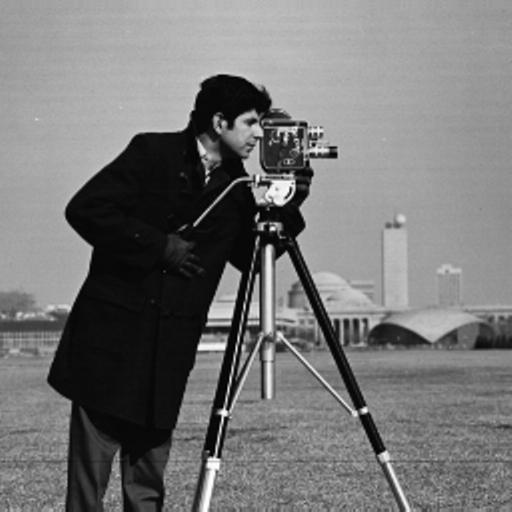
#> input picture camera.jpg, 512 x 512 px
$ jupyter execute --allow-errors '3 - Image Segmentation.ipynb'   (shell and % lines are left out)   (older library calls are emulated)
#> lines starting #> are read from the running program, lines starting #| are printed output that depends on the picture; after the words box and inside, x2 and y2 are one past the last pixel; in counts of white or black regions, pixels touching at a corner belong together; long printed decimals are rounded
# Image Segmentation

The main objectives of this module are:

* Use & compare different methods of segmentation:
    * Histogram-based
    * Texture-based
    * Region growing
* Detect objects and extract object features.
* Understand corner detection and basic object recognition

## 1. Histogram segmentation

In histogram segmentation, we make the hypothesis that the histogram is composed of distinct separable distributions, and we try to find the best threshold to separate those distributions.

The code below uses a default threshold of 127 to segment the image. Modify it to:

1. Create a function to compute the optimal threshold for an 8 bit image. Apply on the cameraman image.
1. Compute the Otsu threshold for an 8-bit image, by optimizing within variance or inter-class variance for each possible theshold *t*. See [here](http://nbviewer.jupyter.org/github/odebeir/info-h-500-501/blob/ver_2016-2017/04-Image%20segmentation/01-Histogram%20based%20image%20segmentation.ipynb) how to compute the Otsu threshold.

[cell 1]
import numpy as np
import matplotlib.pyplot as plt
from matplotlib import cm
from skimage.io import imread, imshow
from skimage.morphology import opening, closing, disk

def manual_threshold(im, T):
    return im>T

def optimal_threshold(im, T0):
    # Get histogram
    h, bins = np.histogram(im, range(257))

    # Divise distribution
    p1 = h[:T0]
    p2 = h[T0:]

    # Compute centroids

    c1 = (p1*np.arange(0, T0)).sum()/p1.sum()
    c2 = (p2*np.arange(T0, len(h))).sum()/p2.sum()

    # New threshold
    TX = int(round((c1+c2)/2))
    print(f'Centroid 1 = {c1}, centroid 2 = {c2}, new threshold = {TX}')
    if TX==T0:
        return TX
    else:
        return optimal_threshold(im, TX)

im = imread('camera.jpg')
#> im is the input picture: shape (512, 512); min 0, max 255, mean 118.3

print('OPTIMAL THRESHOLDING')


Topt = optimal_threshold(im, 127)
#> in optimal_threshold, `h, bins = np.histogram(im, range(257))`: h = 256 values, max 6107 at index 13, min 4 at index 254, mean 1024; bins = 257 values from 0 to 256
#> in optimal_threshold, `p1 = h[:T0]`: p1 = 127 values, max 6107 at index 13, min 90 at index 1, mean 832.8
#> in optimal_threshold, `p2 = h[T0:]`: p2 = 129 values, max 4884 at index 35, min 4 at index 127, mean 1212.3
#> in optimal_threshold, `c1 = (p1*np.arange(0, T0)).sum()/p1.sum()`: c1 = 53.96
#> in optimal_threshold, `c2 = (p2*np.arange(T0, len(h))).sum()/p2.sum()`: c2 = 161.9
#> in optimal_threshold, `TX = int(round((c1+c2)/2))`: TX = 108
#| Centroid 1 = 53.961, centroid 2 = 161.851, new threshold = 108
#| Centroid 1 = 33.937, centroid 2 = 155.734, new threshold = 95
#| Centroid 1 = 25.473, centroid 2 = 153.209, new threshold = 89
#| Centroid 1 = 23.449, centroid 2 = 152.532, new threshold = 88
#| Centroid 1 = 23.158, centroid 2 = 152.428, new threshold = 88
#> Topt = 88
print(Topt)
#| 88

optmask = im>Topt
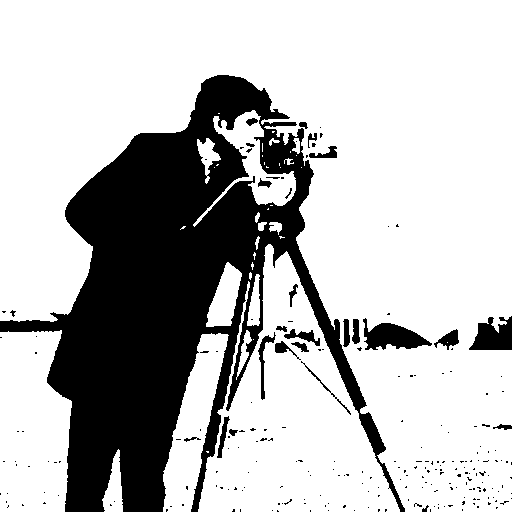
#> optmask: shape (512, 512) bool; 73.5% white; 229 black regions (204 under 20 px), largest, box (x1, y1, x2, y2) and area: (0, 75, 405, 512) 64182, (363, 318, 432, 350) 1205, (469, 316, 512, 350) 1012
optmask = closing(opening(optmask, disk(5)), disk(5))

maskedim = im.copy()
maskedim[optmask==False] = 0

plt.figure()
plt.subplot(1,2,1)
plt.imshow(im, cmap = plt.cm.gray)
plt.subplot(1,2,2)
plt.imshow(maskedim, cmap = plt.cm.gray)
plt.show()

print('OTSU THRESHOLDING')
def otsu_threshold(im):
    # Generate probability histogram
    h, bins = np.histogram(im.flatten(), range(257))
#> bins = 257 values from 0 to 256
    h = h*1./h.sum()
#> h = 256 values, max 0.0233 at index 13, min 1.53e-05 at index 254, mean 0.00391

    # Set up arrays
    var_within = np.zeros(len(h))
#> var_within = 256 values from 0 to 0
    var_between = np.zeros(len(h))
#> var_between = 256 values from 0 to 0
    separability = np.zeros(len(h))
#> separability = 256 values from 0 to 0

    # Chec all possible thresholds (except 0)
    for T in range(1, len(h)-1):
        # Class probabilities
        w1 = h[:T].sum()
        w2 = h[T:].sum()
        # Class means
        mu1 = (np.arange(0, T)*h[:T]).sum()/w1
        mu2 = (np.arange(T, len(h))*h[T:]).sum()/w2

        # Class variances
        s1 = (((np.arange(0, T)-mu1)**2)*h[:T]).sum()/w1
        s2 = (((np.arange(T, len(h))-mu2)**2)*h[T:]).sum()/w2

        # Intraclass variance
        intraS = w1*s1+w2*s2
        # Interclass variance
        interS = w1*w2*((mu2-mu1)**2)

        # Separability
        sep = interS/intraS

        # Store in arrays
        var_within[T] = intraS
        var_between[T] = interS
        separability[T] = sep
#> this loop made 254 passes
#> (w1, w2, mu1, mu2, s1, s2, intraS, interS) on passes 1 to 3: (0.00079, 0.999, 0, 118.4, 0, 3837, 3834, 11.06), (0.00113, 0.999, 0.303, 118.5, 0.211, 3833.6, 3829.3, 15.8), (0.00168, 0.998, 0.855, 118.5, 0.774, 3828.3, 3821.9, 23.2)
#> after the loop, separability = 256 values, max 5.41 at index 88, min 0 at index 0, mean 2.05; var_between = 256 values, max 3245.6 at index 88, min 0 at index 0, mean 1763.9; var_within = 256 values, max 3842.5 at index 254, min 0 at index 0, mean 2051.2

    Topt = np.argmax(separability)
#> Topt = 88

    # graphical representations
    plt.figure(figsize=(10, 10))
    plt.subplot(2,1,1)
    plt.bar(bins[:-1], h, bins[1]-bins[0])
    plt.plot([Topt, Topt],[0,h.max()], 'r-')
    plt.title(f' Histogram with optimal OTSU threshold of {Topt} (red)')
    plt.subplot(2,1,2)
    plt.imshow(im>Topt, cmap = plt.cm.gray)
    plt.show()

    plt.figure(figsize=(10, 5))
    plt.subplot(2,1,1)
    plt.plot(var_within, 'b-')
    plt.plot(var_between, 'r-')
    plt.title('Variance within classes (blue) and between classes (red)')
    plt.subplot(2,1,2)
    plt.plot(var_within, 'k-')
    plt.title('Separability')
    plt.show()

    return Topt, var_within, var_between, separability


Topt = otsu_threshold(im)

[cell 2]
def plot_histogram_with_threshold(im, T):
#> called with T = 127
    plt.figure(figsize=(15,5))
    h = plt.hist(im.flatten(), bins=range(256))
    plt.plot([T,T],[0,h[0].max()], 'r-')
    plt.show()

[cell 3]
im = imread('camera.jpg')

T = 127
im_segmented = manual_threshold(im, T)

plot_histogram_with_threshold(im, T)

# Show original image & segmented binary image
plt.figure(figsize=(15,8))
plt.subplot(1,2,1)
imshow(im)
plt.subplot(1,2,2)
imshow(im_segmented)
plt.show()
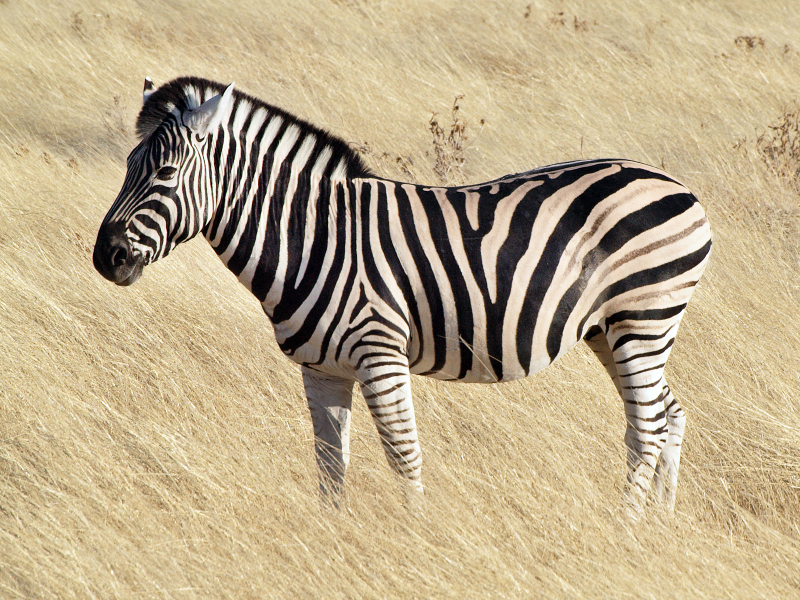
#> input picture zebra.jpg, 1600 x 1200 px (shown at 1/2 size)

**Need more help? You can check the following videos:**

* [Manual thresholding](https://www.youtube.com/watch?v=rgKkws_fqz4&list=PLI3XOM9BWLSW6vTPxc9ZfSABS31o7HMub&index=24)
* [Optimal threshold](https://www.youtube.com/watch?v=7B1cs0PARtg&list=PLI3XOM9BWLSW6vTPxc9ZfSABS31o7HMub&index=25)
* [Otsu threshold](https://www.youtube.com/watch?v=mz26bssSLds&list=PLI3XOM9BWLSW6vTPxc9ZfSABS31o7HMub&index=26)

## 2. Texture segmentation

Texture segmentation uses regional descriptors to segment the image based on the local texture. A simple algorithm is provided below, which:

* Extract neighborhoods with the sliding window method
* Compute the local maximum on the neighborhood and put it in a "descriptor" image
* Use Otsu thresholding on the descriptor image to segment it
* Display the results

[cell 4]
from skimage.filters.rank import entropy
from skimage.filters import threshold_otsu
from skimage import img_as_ubyte
from skimage.feature import graycomatrix, graycoprops


def texture_descriptor(N):
    g = graycomatrix(N, [40], [0], levels=N.max()+1) # Replace with your descriptor
    e = graycoprops(g, prop='dissimilarity')
    return e

def sliding_window(im, PATCH_SIZE):
#> called with PATCH_SIZE = (100, 100)
    output = np.zeros((im.shape[0], im.shape[1]))
    for i in range(0, im.shape[0]-PATCH_SIZE[0]+1, PATCH_SIZE[0]):
        for j in range(0, im.shape[1]-PATCH_SIZE[1]+1, PATCH_SIZE[1]):
            patch = im[i:i+PATCH_SIZE[0], j:j+PATCH_SIZE[1]]
            output[i:i+PATCH_SIZE[0], j:j+PATCH_SIZE[1]] = texture_descriptor(patch)
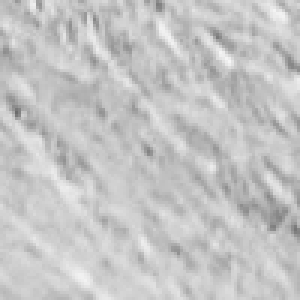
#> patch: shape (100, 100) (shown 3 times larger); min 108, max 246, mean 196.6
    return output

# Open zebra image as an 8-bit integer grayscale
im = img_as_ubyte(imread("zebra.jpg", as_gray=True))

im_descr = sliding_window(im,(100,100))
T = threshold_otsu(im_descr)
mask = im_descr>T

plt.figure(figsize=(15,8))
plt.subplot(1,3,1)
imshow(im)
plt.title('Original')
plt.subplot(1,3,2)
imshow(im_descr)
plt.title('Descriptor image')
plt.subplot(1,3,3)
imshow(im*mask)
plt.title('Result')
plt.show()

Using the above example as a starting point, replace the "maximum" texture descriptor by properties from the co-occurrence matrix:
* Compute the co-occurrence matrix on the neighborhood (see [greycomatrix](http://scikit-image.org/docs/dev/api/skimage.feature.html#skimage.feature.greycomatrix)). Test different angles & displacements.
* Test different properties (see [greycoprops](http://scikit-image.org/docs/dev/api/skimage.feature.html#skimage.feature.greycoprops))

Try to segment the zebra image as best as you can using those descriptors.

**Need more help? You can check the following videos:**

* [Region descriptors](https://www.youtube.com/watch?v=5F9aPiab8PA&list=PLI3XOM9BWLSW6vTPxc9ZfSABS31o7HMub&index=27)
* [Properties of the co-occurrence matrix](https://www.youtube.com/watch?v=NR3vrkZ9tyg&list=PLI3XOM9BWLSW6vTPxc9ZfSABS31o7HMub&index=28)
* [Texture segmentation](https://www.youtube.com/watch?v=b-SGhLu-R0c&list=PLI3XOM9BWLSW6vTPxc9ZfSABS31o7HMub&index=29)

## 3. Region growing

In region growing algorithms, we start from "markers" which act as seed points, and grow the segmented regions from those markers. A well-known region-growing algorithm uses the watershed transform. The example below uses the watershed transform on the cameraman image, with hand-picked markers:

[cell 5]
from skimage.morphology import disk
import skimage.filters.rank as skr
from skimage.segmentation import mark_boundaries, watershed
from skimage.io import imread

im = imread('camera.jpg')

smoothing_factor = 4
# Compute the gradients of the image:
gradient = skr.gradient(skr.mean(im, disk(smoothing_factor)), disk(1))

# Hand-picked markers for the road image
markers_coordinates = [
    [10,256], # sky
    [200,150],# cameraman
    [400,20], # grass (left)
    [400,450] # grass (right)
]

markers = np.zeros_like(im)
for i,(row,col) in enumerate(markers_coordinates):
    markers[row,col] = i+1

ws = watershed(gradient, markers)

plt.figure(figsize=[8,8])
plt.subplot(2,2,1)
plt.imshow(im,cmap=plt.cm.gray);
plt.subplot(2,2,2)
plt.imshow(gradient,cmap=plt.cm.gray);
plt.subplot(2,2,3)
plt.imshow(ws);
plt.subplot(2,2,4)
plt.imshow(mark_boundaries(im,ws));

Adapt this method to work on the road image.

Can you find a way to automatically determine the markers?

[cell 6]
from skimage.morphology import disk
from skimage.segmentation import mark_boundaries, watershed
from skimage.io import imread
from skimage.filters import rank, sobel, gaussian
from skimage.feature import peak_local_max
from skimage.measure import label
from skimage.util import img_as_ubyte
import matplotlib.pyplot as plt
import numpy as np

im = imread('road.jpg')
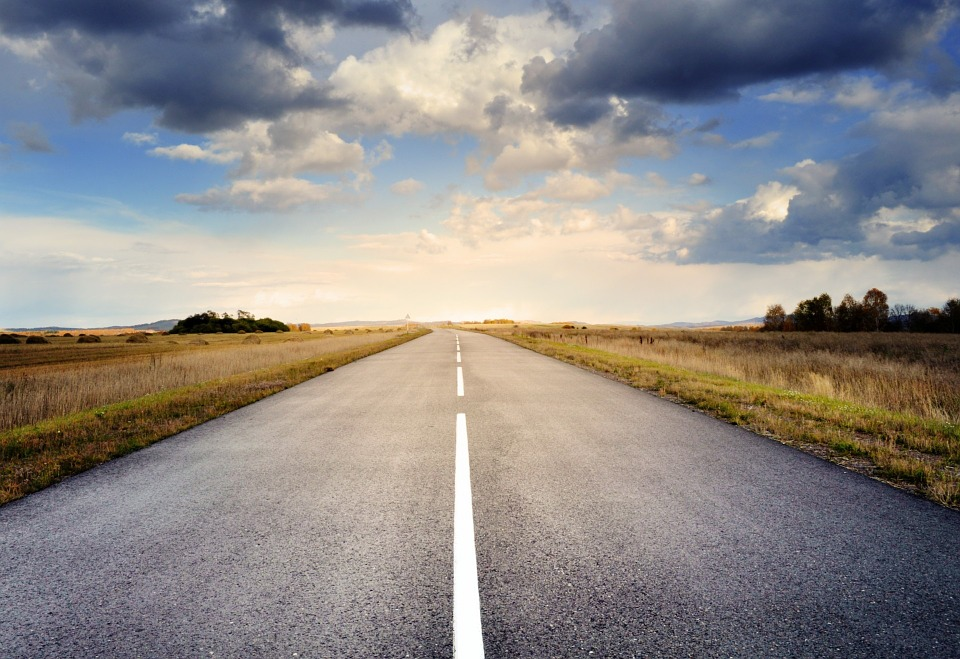
#> input picture road.jpg, 960 x 659 px
#> im is the input picture: shape (659, 960, 3); mean R, G, B 142.2, 138.1, 136.2


# Your code here
def find_markers_rgb(im, gaussian_smoothing=5, disk_size=10, num_peaks = 20, min_distance = 50):
#> called with gaussian_smoothing = 5, disk_size = 10, num_peaks = 20, min_distance = 50
    im_smooth = gaussian(im, sigma=gaussian_smoothing)

    grad_r = rank.gradient(img_as_ubyte(im_smooth[:,:,0]), disk(disk_size)).astype('int')
    grad_g = rank.gradient(img_as_ubyte(im_smooth[:,:,1]), disk(disk_size)).astype('int')
    grad_b = rank.gradient(img_as_ubyte(im_smooth[:,:,2]), disk(disk_size)).astype('int')
    grad = grad_r + grad_g + grad_b

    # If you want to use sobel instead of gradient
    sob_r = sobel(im_smooth[:,:,0])
    sob_g = sobel(im_smooth[:,:,1])
    sob_b = sobel(im_smooth[:,:,2])
    sob = sob_r + sob_g + sob_b


    markers_rgb = peak_local_max(grad.max()-grad, num_peaks=num_peaks, min_distance=min_distance, indices='indices')
    markers_r = peak_local_max(grad_r.max()-grad_r, num_peaks=num_peaks, min_distance=min_distance)
    markers_g = peak_local_max(grad_g.max()-grad_g, num_peaks=num_peaks, min_distance=min_distance)
    markers_b = peak_local_max(grad_b.max()-grad_b, num_peaks=num_peaks, min_distance=min_distance)

    plt.figure(figsize=(15,10))
    plt.subplot(1,4,1)
    plt.imshow(im)
    plt.title('Original image')
    plt.subplot(1,4,2)
    plt.imshow(im_smooth)
    plt.title('Gaussian smoothened image')
    plt.subplot(1,4,3)
    plt.imshow(grad)
    plt.title('Total gradient on smoothened')
    plt.subplot(1,4,4)
    plt.imshow(sob)
    plt.title('Total Sobel on smoothened')
    plt.show()

    plt.figure()
    plt.imshow(im)
    plt.plot(markers_rgb[:,1], markers_rgb[:,0], 'k+')
    plt.plot(markers_r[:,1], markers_r[:,0], 'r+')
    plt.plot(markers_g[:,1], markers_g[:,0], 'g+')
    plt.plot(markers_b[:,1], markers_b[:,0], 'b+')
    plt.title('Markers (total gradient = black, red, green blue gradient)')
    plt.show()
    return markers_rgb, grad


markers_coordinates, grad = find_markers_rgb(im)
markers_ = np.zeros_like(grad)
for i,(row,col) in enumerate(markers_coordinates):
    markers_[row,col] = i+1
#> this loop made 20 passes
#> (row, col) on passes 1 to 4: (116, 750), (274, 549), (293, 130), (293, 680)
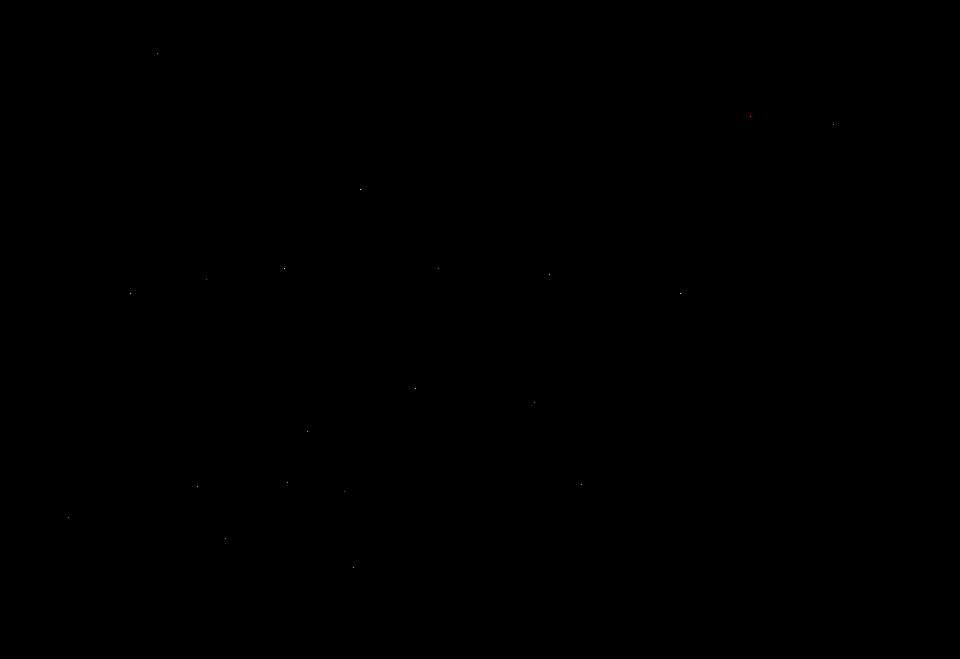
#> markers_: shape (659, 960) int64; 21 distinct labels, from 0 to 20; one colour per label, 0 black

markers_ = label(markers_)

ws = watershed(grad, markers=markers_)
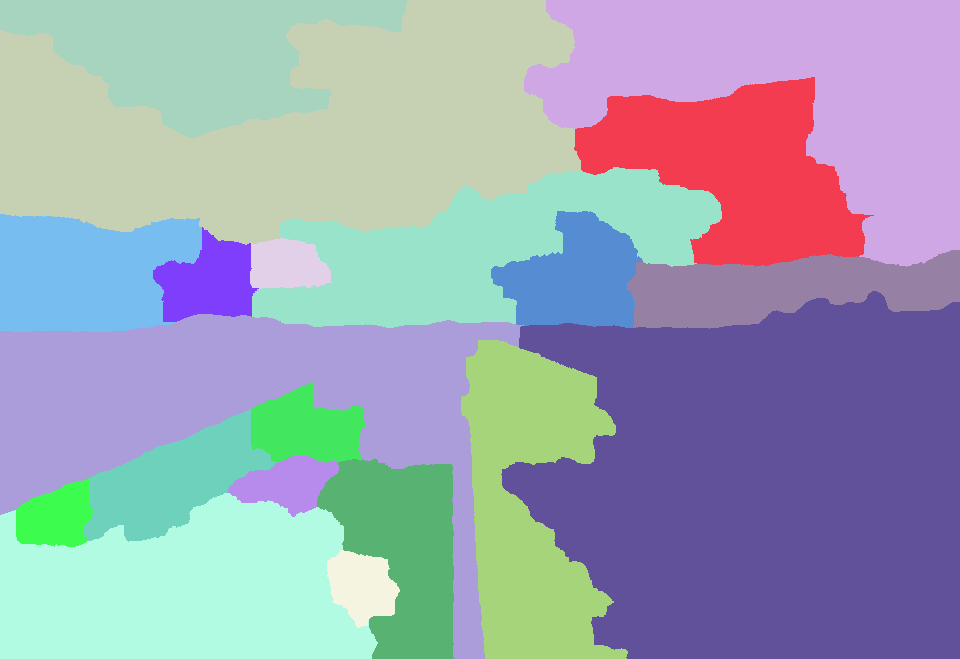
#> ws: shape (659, 960) int64; 20 distinct labels, from 1 to 20; one colour per label, 0 black

plt.figure(figsize=(15,10))
plt.subplot(1,2,1)
plt.imshow(mark_boundaries(im, ws))
plt.subplot(1,2,2)
plt.imshow(ws)
plt.show()

Another use of the watershed transform is to separate overlapping object, as in the image below.

* Compute the [distance transform](https://docs.scipy.org/doc/scipy/reference/generated/scipy.ndimage.distance_transform_edt.html#scipy.ndimage.distance_transform_edt) of the image.
* Use the result to automatically find good markers.
* Use the watershed transform to separate the three objects.

[cell 7]
from scipy.ndimage import distance_transform_edt
from skimage.color import rgb2gray
from skimage.feature import peak_local_max

im = rgb2gray(imread('separ.png'))==0
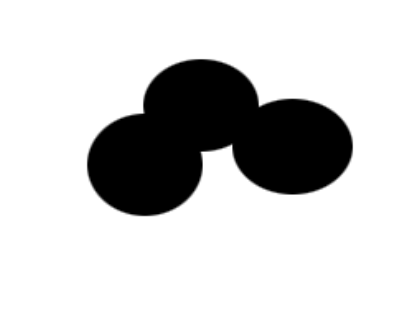
#> input picture separ.png, 416 x 328 px
imshow(im)

# Your code here
distance = distance_transform_edt(im)
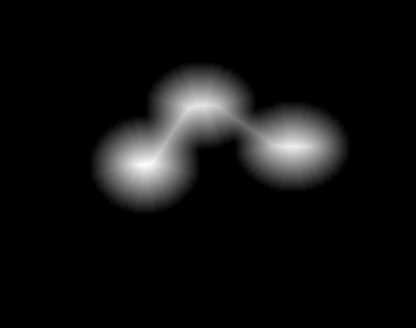
#> distance: shape (328, 416) float64; min 0, max 49.04, mean 3.2; drawn with min black and max white

markers_coordinates = peak_local_max(distance, min_distance=10)
markers_ = np.zeros_like(im)
for i,(row,col) in enumerate(markers_coordinates):
    markers_[row,col] = i+1
#> this loop made 3 passes
#> (row, col) on passes 1 to 3: (164, 146), (146, 292), (105, 200)

plt.figure()
plt.imshow(distance)
plt.plot(markers[:,1], markers[:,0], 'r+')
plt.show()

markers_ = label(markers_)
ws = watershed(im,markers=markers_, mask=im)

plt.figure(figsize=(15,10))
plt.subplot(1,2,1)
plt.imshow(mark_boundaries(im, ws))
plt.subplot(1,2,2)
plt.imshow(ws)
plt.show()

**Need more help? You can check the following videos:**

* [Markers for region growing](https://www.youtube.com/watch?v=3e0-rE9zhFk&list=PLI3XOM9BWLSW6vTPxc9ZfSABS31o7HMub&index=30)
* [Watershed transform](https://www.youtube.com/watch?v=GuVp7dlzEKE&list=PLI3XOM9BWLSW6vTPxc9ZfSABS31o7HMub&index=31)
* [Distance transform](https://www.youtube.com/watch?v=s1eABOdNnVg&list=PLI3XOM9BWLSW6vTPxc9ZfSABS31o7HMub&index=32)

## 4. Object features

The next step after segmentation is often to extract object features in order to recognize, classify, or measure information about the objects.

Starting from the example below:

1. **Extract connected components** (see [label()](http://scikit-image.org/docs/dev/api/skimage.measure.html?highlight=label#skimage.measure.label)) of the shapes image and **display the centroid of the objects** (see [regionprops()](http://scikit-image.org/docs/dev/api/skimage.measure.html?highlight=regionprops#skimage.measure.regionprops))
1. For each image label, **extract the coordinates of the contour** (see [find_contours()](http://scikit-image.org/docs/dev/api/skimage.measure.html#skimage.measure.find_contours)) and **find the corners** of each objects.
1. Suggest a method to **classify the objects** in different categories.

[cell 8]
from skimage.measure import label, regionprops,find_contours

im = (imread('shapes.png')[:,:,0]>0).astype(int) #binarize & cast to integer to make it easier to process later
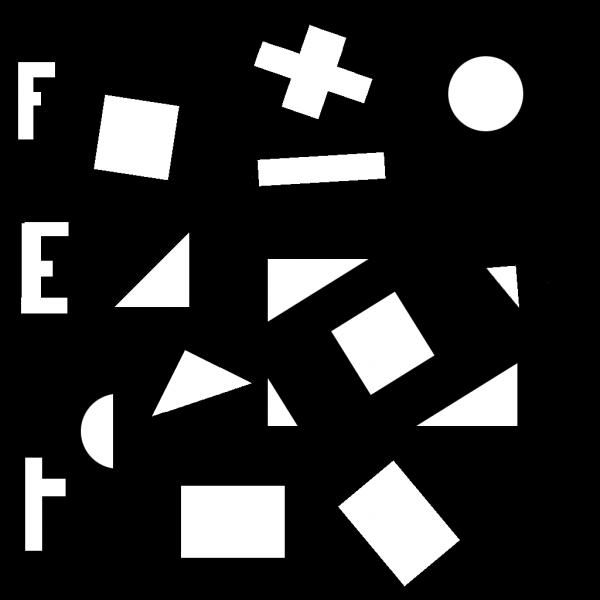
#> input picture shapes.png, 600 x 600 px

plt.figure(figsize=(15,15))
plt.imshow(im)
plt.show()

[cell 9]
# Your code here
labels = label(im)


properties = regionprops(labels)

contours = find_contours(im)

plt.figure()
plt.imshow(labels)
plt.plot([round(p['centroid'][1]) for p in properties], [round(p['centroid'][0]) for p in properties], 'ro')
for shape in range(len(contours)):
    plt.plot([round(c[1]) for c in contours[shape]], [round(c[0]) for c in contours[shape]], linewidth=2)
#> this loop made 19 passes
plt.show()
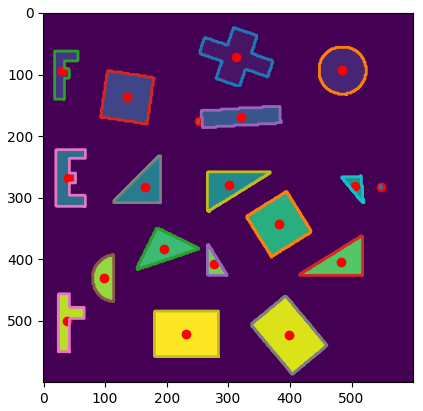
#> figure drawn by matplotlib, 1 panel
